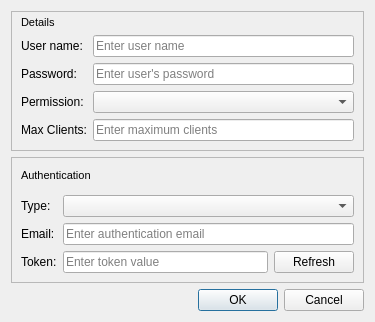
<?xml version="1.0" encoding="UTF-8"?>
<ui version="4.0">
 <class>AddConsoleUserDialog</class>
 <widget class="QDialog" name="AddConsoleUserDialog">
  <property name="geometry">
   <rect>
    <x>0</x>
    <y>0</y>
    <width>375</width>
    <height>322</height>
   </rect>
  </property>
  <property name="windowTitle">
   <string>Dialog</string>
  </property>
  <layout class="QVBoxLayout" name="verticalLayout_3">
   <item>
    <widget class="QFrame" name="detailFrame">
     <property name="frameShape">
      <enum>QFrame::StyledPanel</enum>
     </property>
     <property name="frameShadow">
      <enum>QFrame::Raised</enum>
     </property>
     <layout class="QVBoxLayout" name="verticalLayout_2">
      <property name="topMargin">
       <number>4</number>
      </property>
      <item>
       <widget class="QLabel" name="detailsLabel">
        <property name="font">
         <font>
          <pointsize>8</pointsize>
         </font>
        </property>
        <property name="text">
         <string>Details</string>
        </property>
       </widget>
      </item>
      <item>
       <layout class="QVBoxLayout" name="verticalLayout">
        <item>
         <layout class="QGridLayout" name="gridLayout">
          <property name="bottomMargin">
           <number>0</number>
          </property>
          <property name="verticalSpacing">
           <number>6</number>
          </property>
          <item row="1" column="1">
           <widget class="QLineEdit" name="passwordLineEdit">
            <property name="inputMethodHints">
             <set>Qt::ImhHiddenText|Qt::ImhNoAutoUppercase|Qt::ImhNoPredictiveText|Qt::ImhSensitiveData</set>
            </property>
            <property name="echoMode">
             <enum>QLineEdit::Password</enum>
            </property>
            <property name="placeholderText">
             <string>Enter user's password</string>
            </property>
           </widget>
          </item>
          <item row="1" column="0">
           <widget class="QLabel" name="passwordLabel">
            <property name="text">
             <string>Password:</string>
            </property>
           </widget>
          </item>
          <item row="2" column="1">
           <widget class="QComboBox" name="permissionsComboBox"/>
          </item>
          <item row="2" column="0">
           <widget class="QLabel" name="permissionLabel">
            <property name="text">
             <string>Permission:</string>
            </property>
           </widget>
          </item>
          <item row="3" column="1">
           <widget class="QLineEdit" name="maxClientsLineEdit">
            <property name="toolTip">
             <string>Enter the maximum number of clients that can be associated with this console application ID</string>
            </property>
            <property name="inputMethodHints">
             <set>Qt::ImhDigitsOnly</set>
            </property>
            <property name="inputMask">
             <string/>
            </property>
            <property name="maxLength">
             <number>3</number>
            </property>
            <property name="echoMode">
             <enum>QLineEdit::Normal</enum>
            </property>
            <property name="placeholderText">
             <string>Enter maximum clients</string>
            </property>
           </widget>
          </item>
          <item row="3" column="0">
           <widget class="QLabel" name="maxClientsLabel">
            <property name="text">
             <string>Max Clients:</string>
            </property>
           </widget>
          </item>
          <item row="0" column="0">
           <widget class="QLabel" name="userLabel">
            <property name="text">
             <string>User name:</string>
            </property>
           </widget>
          </item>
          <item row="0" column="1">
           <widget class="QLineEdit" name="userLineEdit">
            <property name="toolTip">
             <string>Enter the Application ID value to be used by the Web APIs associated with this Console User.</string>
            </property>
            <property name="whatsThis">
             <string/>
            </property>
            <property name="placeholderText">
             <string>Enter user name</string>
            </property>
           </widget>
          </item>
         </layout>
        </item>
       </layout>
      </item>
     </layout>
    </widget>
   </item>
   <item>
    <widget class="QFrame" name="frame">
     <property name="frameShape">
      <enum>QFrame::StyledPanel</enum>
     </property>
     <property name="frameShadow">
      <enum>QFrame::Raised</enum>
     </property>
     <layout class="QVBoxLayout" name="verticalLayout_4">
      <property name="topMargin">
       <number>4</number>
      </property>
      <item>
       <widget class="QLabel" name="authLabel">
        <property name="font">
         <font>
          <pointsize>8</pointsize>
         </font>
        </property>
        <property name="text">
         <string>Authentication</string>
        </property>
       </widget>
      </item>
      <item>
       <layout class="QGridLayout" name="gridLayout_2">
        <property name="bottomMargin">
         <number>0</number>
        </property>
        <item row="0" column="0">
         <widget class="QLabel" name="authTypeLabel">
          <property name="text">
           <string>Type:</string>
          </property>
         </widget>
        </item>
        <item row="1" column="1">
         <widget class="QLineEdit" name="authEmailLineEdit">
          <property name="placeholderText">
           <string>Enter authentication email </string>
          </property>
         </widget>
        </item>
        <item row="0" column="1">
         <widget class="QComboBox" name="authTypeComboBox"/>
        </item>
        <item row="1" column="0">
         <widget class="QLabel" name="authEmailLabel">
          <property name="text">
           <string>Email:</string>
          </property>
         </widget>
        </item>
        <item row="2" column="0">
         <widget class="QLabel" name="authTokenLabel">
          <property name="text">
           <string>Token:</string>
          </property>
         </widget>
        </item>
        <item row="2" column="1">
         <layout class="QHBoxLayout" name="tokenLayout">
          <property name="rightMargin">
           <number>0</number>
          </property>
          <item>
           <widget class="QLineEdit" name="authTokenLineEdit">
            <property name="sizePolicy">
             <sizepolicy hsizetype="MinimumExpanding" vsizetype="Fixed">
              <horstretch>0</horstretch>
              <verstretch>0</verstretch>
             </sizepolicy>
            </property>
            <property name="minimumSize">
             <size>
              <width>200</width>
              <height>0</height>
             </size>
            </property>
            <property name="placeholderText">
             <string>Enter token value</string>
            </property>
           </widget>
          </item>
          <item>
           <widget class="QPushButton" name="authTokenRefreshButton">
            <property name="text">
             <string>Refresh</string>
            </property>
            <property name="iconSize">
             <size>
              <width>16</width>
              <height>16</height>
             </size>
            </property>
           </widget>
          </item>
         </layout>
        </item>
       </layout>
      </item>
     </layout>
    </widget>
   </item>
   <item>
    <widget class="QDialogButtonBox" name="buttonBox">
     <property name="orientation">
      <enum>Qt::Horizontal</enum>
     </property>
     <property name="standardButtons">
      <set>QDialogButtonBox::Cancel|QDialogButtonBox::Ok</set>
     </property>
    </widget>
   </item>
  </layout>
 </widget>
 <tabstops>
  <tabstop>userLineEdit</tabstop>
  <tabstop>passwordLineEdit</tabstop>
  <tabstop>permissionsComboBox</tabstop>
  <tabstop>maxClientsLineEdit</tabstop>
 </tabstops>
 <resources/>
 <connections>
  <connection>
   <sender>buttonBox</sender>
   <signal>accepted()</signal>
   <receiver>AddConsoleUserDialog</receiver>
   <slot>accept()</slot>
   <hints>
    <hint type="sourcelabel">
     <x>248</x>
     <y>254</y>
    </hint>
    <hint type="destinationlabel">
     <x>157</x>
     <y>274</y>
    </hint>
   </hints>
  </connection>
  <connection>
   <sender>buttonBox</sender>
   <signal>rejected()</signal>
   <receiver>AddConsoleUserDialog</receiver>
   <slot>reject()</slot>
   <hints>
    <hint type="sourcelabel">
     <x>316</x>
     <y>260</y>
    </hint>
    <hint type="destinationlabel">
     <x>286</x>
     <y>274</y>
    </hint>
   </hints>
  </connection>
 </connections>
</ui>
